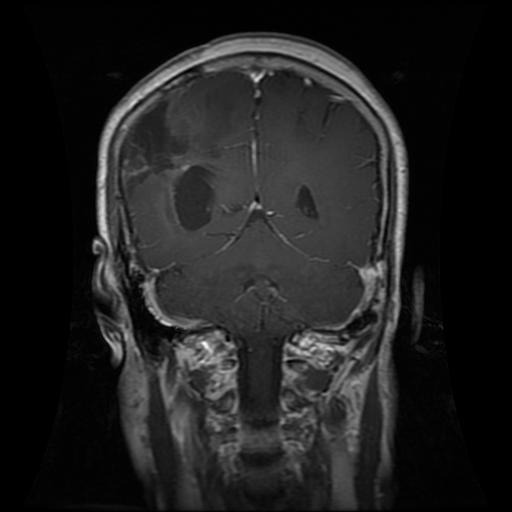
#> input picture Training/glioma/Tr-gl_0010.jpg, 512 x 512 px; its folder holds only this picture in this run
$ python lbptumordetector.py
#> lines starting #> are read from the running program, lines starting #| are printed output that depends on the picture
#> the answer given: Training/glioma/Tr-gl_0010.jpg
import cv2
import os
import tkinter as tk
from tkinter import filedialog
from skimage.feature import local_binary_pattern
import numpy as np

# Function to calculate the Local Binary Pattern (LBP) histogram of an image with adjusted parameters
def calculate_lbp(image, radius=3, num_points=24):
    # Convert the image to grayscale
    gray = cv2.cvtColor(image, cv2.COLOR_BGR2GRAY)
    # Compute the LBP
    lbp = local_binary_pattern(gray, num_points, radius, method='uniform')
    # Calculate the histogram of the LBP image , decide how m
    hist, _ = np.histogram(lbp.ravel(), bins=np.arange(0, num_points + 3), range=(0, num_points + 2))
    # Normalize the histogram
    hist = hist.astype("float")
    hist /= (hist.sum() + 1e-7)
    return hist

# Function to compute the histogram intersection distance between two histograms
def histogram_intersection(hist1, hist2):
    return cv2.compareHist(np.array(hist1, dtype=np.float32), np.array(hist2, dtype=np.float32), cv2.HISTCMP_INTERSECT)

# Function to detect the label of an uploaded image based on similarity with images in training folders using LBP
def detect_label(upload_image_path, training_folder_paths, threshold=0.5):
#> called with upload_image_path = 'Training/glioma/Tr-gl_0010.jpg', threshold = 0.5
    upload_image = cv2.imread(upload_image_path)
#> upload_image is the input picture: shape (512, 512, 3); min 0, max 255, mean 31.9
    if upload_image is None:
        print("Error: Unable to read the uploaded image.")
        return "Unknown"

    # Calculate LBP histogram for the uploaded image
    upload_hist = calculate_lbp(upload_image)
#> in calculate_lbp, `lbp = local_binary_pattern(gray, num_points, radius, method='uniform')`:
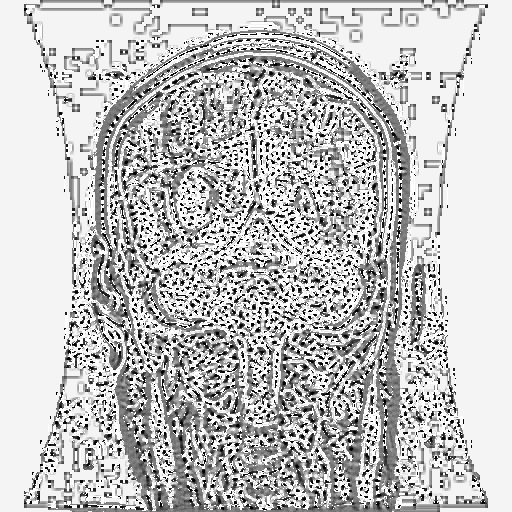
#> lbp: shape (512, 512) float64; min 0, max 25, mean 18.9; drawn with min black and max white
#> in calculate_lbp, `hist, _ = np.histogram(lbp.ravel(), bins=np.arange(0, num_points + 3),..`: hist = 26 values, max 96398 at index 24, min 2590 at index 6, mean 10082.5
#> in calculate_lbp, `hist /= (hist.sum() + 1e-7)`: hist = 26 values, max 0.368 at index 24, min 0.00988 at index 6, mean 0.0385
#> upload_hist has the same summary as hist in calculate_lbp

    max_similarity = 0
    label = "Unknown"

    for folder_path in training_folder_paths:
        reference_images = os.listdir(folder_path)
        for image_name in reference_images:
            reference_image_path = os.path.join(folder_path, image_name)
            reference_image = cv2.imread(reference_image_path)
            if reference_image is None:
                print(f"Error: Unable to read the reference image {image_name} in folder {folder_name}.")
                continue
            # Calculate LBP histogram for the reference image
            reference_hist = calculate_lbp(reference_image)
#> reference_hist has the same summary as hist in calculate_lbp
            # Compute histogram intersection distance between the histograms
            similarity = histogram_intersection(upload_hist, reference_hist)
#> similarity = 1
            if similarity > max_similarity:
                max_similarity = similarity
#> max_similarity = 1
                label = os.path.basename(folder_path)

    if max_similarity > threshold:
        return label
    else:
        return "Unknown"

# Function to open a file dialog for image selection
def select_image():
    root = tk.Tk()
    root.withdraw()  # Hide the main window
    file_path = filedialog.askopenfilename()  # Open file dialog
    return file_path

# Example usage
if __name__ == "__main__":
    training_folder_paths = [
        "Training/glioma",
        "Training/meningioma",
        "Training/notumor",
        "Training/pituitary"
    ]

    upload_image_path = select_image()
    if upload_image_path:
#> (the run stopped early here; a loop or call above may not have finished)
